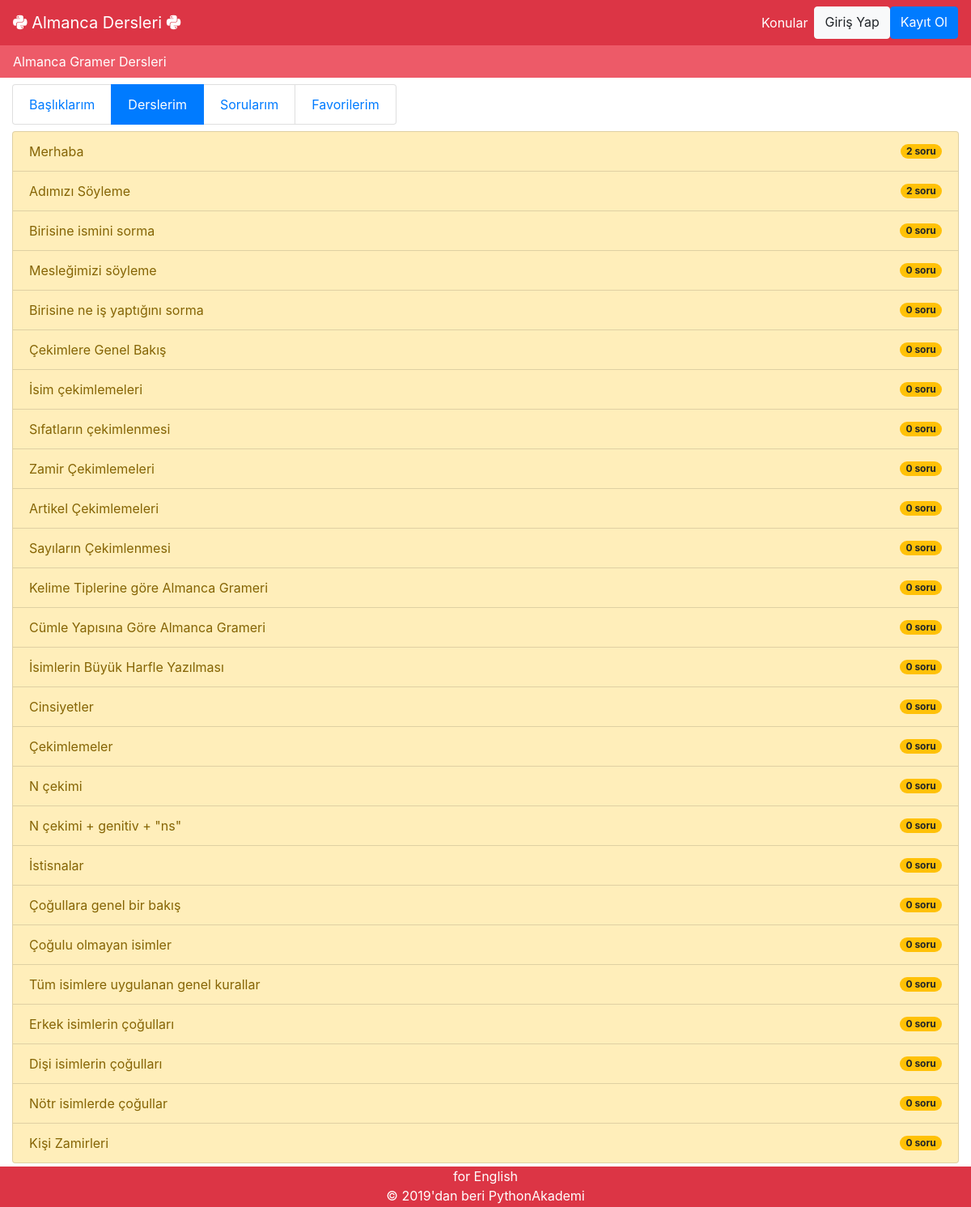
Page /profil/ogrenci/1/dersler/ on the committed database.
### dersler/models.py (models this page shows, shortened)
class Ders(models.Model):
	baslik = models.ForeignKey(Baslik, on_delete=models.CASCADE)
	title = models.CharField("Dersinizin Başlığı:",max_length = 100)
	content = RichTextField("İçerik:", blank = True)
	ranking = models.IntegerField("Sıra:", default = 0)
	example = models.CharField(max_length = 100, blank = True)
	publishing_date = models.DateTimeField(verbose_name="yayımlanma_tarihi",auto_now_add=True)
	updating_date = models.DateTimeField(verbose_name="güncellenme_tarihi", auto_now = True)
	youtube_urli = models.URLField("Youtube linki:", blank = True)
	def get_absolute_url(self):
		return reverse('dersler:ders_guncelle', kwargs={'baslik_pk':self.baslik.pk, 'ders_pk':self.pk})
	def soru_sayisi(self):
		return self.question_set.all().count()

### profil/views.py (the view)
# urls.py: path('ogrenci/<int:ogrenci_id>/dersler/', derslerim, name='derslerim'),
def derslerim(request, ogrenci_id):
	user = get_object_or_404(User, pk=ogrenci_id)
	dersler = Ders.objects.filter(baslik__owner = user).select_related("baslik").prefetch_related("question_set")
	sahip_mi = user == request.user
	context = {
		'dersler': dersler,
		'ogrenci_id': ogrenci_id,
		'active': "active",
		'sahip_mi': sahip_mi,
	}
	return render(request, 'profil/derslerim.html', context)

### templates/profil/derslerim.html (shortened to what this page needs)
{% extends 'base.html' %}
{% load static %}
{% block body %}
<div class = "container-fluid">
	<ul class="list-group list-group-horizontal-sm mb-2 mt-2">
		<a href = "{% url 'profil:ogrenci_profil' ogrenci_id %}" class="list-group-item">Başlıklarım</a>
		<a href = "{% url 'profil:derslerim' ogrenci_id %}" class="list-group-item {{active}}">Derslerim</a>
		<a href = "{% url 'profil:sorular' ogrenci_id %}" class="list-group-item">Sorularım</a>
		<a href = "{% url 'profil:favoriler' ogrenci_id %}" class="list-group-item">Favorilerim</a>
	</ul>
	<div class="list-group">
	  {% for ders in dersler %}
		<a href="{{ders.get_absolute_url}}" id = "{{ders.id}}" class="list-group-item list-group-item-action list-group-item-warning d-flex justify-content-between align-items-center">{{ders.title}} <span class="badge badge-warning badge-pill">{{ders.soru_sayisi}} soru</span></a>
	  {% endfor %}
	</div>
</div>
{% endblock %}

### rows in the picture
Ders: title "Merhaba", soru_sayisi "2"
Ders: title "Adımızı Söyleme", soru_sayisi "2"
Ders: title "Birisine ismini sorma", soru_sayisi "0"
Ders: title "Mesleğimizi söyleme", soru_sayisi "0"
Ders: title "Birisine ne iş yaptığını sorma", soru_sayisi "0"
Ders: title "Çekimlere Genel Bakış", soru_sayisi "0"
Ders: title "İsim çekimlemeleri", soru_sayisi "0"
Ders: title "Sıfatların çekimlenmesi", soru_sayisi "0"
Ders: title "Zamir Çekimlemeleri", soru_sayisi "0"
Ders: title "Artikel Çekimlemeleri", soru_sayisi "0"
Ders: title "Sayıların Çekimlenmesi", soru_sayisi "0"
Ders: title "Kelime Tiplerine göre Almanca Grameri", soru_sayisi "0"
Ders: title "Cümle Yapısına Göre Almanca Grameri", soru_sayisi "0"
Ders: title "İsimlerin Büyük Harfle Yazılması", soru_sayisi "0"
Ders: title "Cinsiyetler", soru_sayisi "0"
Ders: title "Çekimlemeler", soru_sayisi "0"
Ders: title "N çekimi", soru_sayisi "0"
Ders: title "N çekimi + genitiv + \"ns\"", soru_sayisi "0"
Ders: title "İstisnalar", soru_sayisi "0"
Ders: title "Çoğullara genel bir bakış", soru_sayisi "0"
Ders: title "Çoğulu olmayan isimler", soru_sayisi "0"
Ders: title "Tüm isimlere uygulanan genel kurallar", soru_sayisi "0"
Ders: title "Erkek isimlerin çoğulları", soru_sayisi "0"
Ders: title "Dişi isimlerin çoğulları", soru_sayisi "0"
Ders: title "Nötr isimlerde çoğullar", soru_sayisi "0"
Ders: title "Kişi Zamirleri", soru_sayisi "0"
